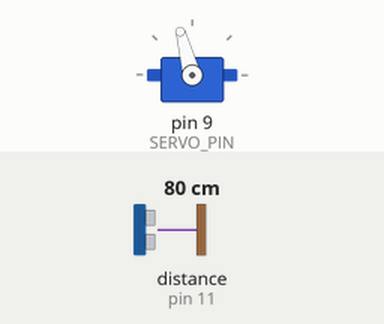
Recording of a sketch running on a simulated Arduino Uno, built with avr-gcc and run on an emulated ATmega328P. Shown: servo. Wiring (inferred from the names in the program): ultrasonic range finder: trigger pin 10; echo pin 11. Inputs (shaded band) come from the test bench; at power-on: distance to the obstacle (sensor on pin 11) 80 cm. The echo pulse lasts 58.3 µs per cm; what the sketch prints to the serial monitor is not drawn.

Above: at 1.05 s.
At 2.75 s:
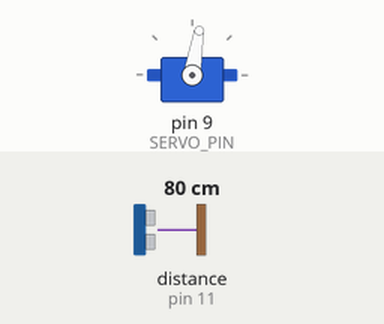
At 4.35 s:
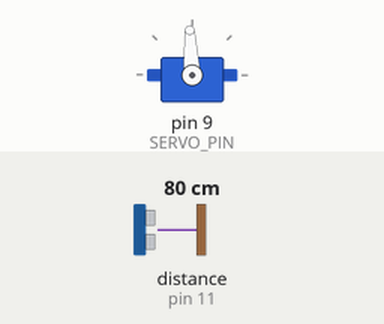
Timing chart, 0 to 8.8 s (numbered marks = the images above):
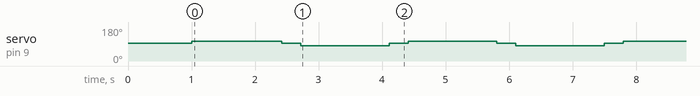

Measured:
- by itself, servo on pin 9 (SERVO_PIN): repeats every 3.4 s: 93° 0.30 s, 81° 1.4 s, 93° 0.30 s, 105° 1.4 s

The sketch:

servo_ultasonic_scanner.ino
```cpp
#include <Servo.h>

// === Configuration ===
const int SERVO_PIN = 9;      // Pin for continuous rotation servo
const int TRIG_PIN = 10;      // Ultrasonic sensor Trigger
const int ECHO_PIN = 11;      // Ultrasonic sensor Echo

const int STEP_DELAY = 20;    // Delay between steps in ms
const int MAX_DISTANCE_CM = 200;

Servo radarServo;

int sweepDirection = 1;       // 1 = CW, -1 = CCW
unsigned long lastStepTime = 0;
int stepCount = 0;
int maxSteps = 70;            // Total steps per sweep direction (adjust per speed & time)

// --- Setup ---
void setup() {
  Serial.begin(9600);
  Serial.println("Arduino Radar (360° Servo) Initializing...");

  radarServo.attach(SERVO_PIN);
  pinMode(TRIG_PIN, OUTPUT);
  pinMode(ECHO_PIN, INPUT);

  stopServo();
  delay(1000);

  Serial.println("Radar Ready. Format: Step,Distance(cm)");
}

// --- Main Loop ---
void loop() {
  unsigned long now = millis();

  if (now - lastStepTime >= STEP_DELAY) {
    lastStepTime = now;

    // Move servo in current direction
    moveServo(sweepDirection * 0.5);  // Moderate speed
    stepCount++;

    // Measure and print distance
    long dist = getDistanceCm();
    Serial.print(sweepDirection == 1 ? stepCount : (maxSteps - stepCount));
    Serial.print(",");
    Serial.println(dist);
    Serial.flush();
    if (stepCount >= maxSteps) {
      sweepDirection *= -1;  // Reverse direction
      stepCount = 0;
      stopServo();
      delay(300);  // Pause before reversing
    }
  }
}

// --- Get Distance from HC-SR04 ---
long getDistanceCm() {
  digitalWrite(TRIG_PIN, LOW);
  delayMicroseconds(2);

  digitalWrite(TRIG_PIN, HIGH);
  delayMicroseconds(10);
  digitalWrite(TRIG_PIN, LOW);

  long duration = pulseIn(ECHO_PIN, HIGH, MAX_DISTANCE_CM * 2 * 29.1);
  long distance = duration / 2 / 29.1;

  if (distance == 0 || distance > MAX_DISTANCE_CM) {
    return MAX_DISTANCE_CM;
  } else {
    return distance;
  }
}

// --- Control Continuous Rotation Servo ---
void moveServo(float speed) {
  // speed ∈ [-1.0, 1.0]
  // -1.0 = full CW, 0.0 = stop, 1.0 = full CCW
  speed = constrain(speed, -1.0, 1.0);
  int pulse = 1500 + speed * 250;  // 1000–2000µs
  radarServo.writeMicroseconds(pulse);
}

void stopServo() {
  radarServo.writeMicroseconds(1500);  // Stop command
}
```
